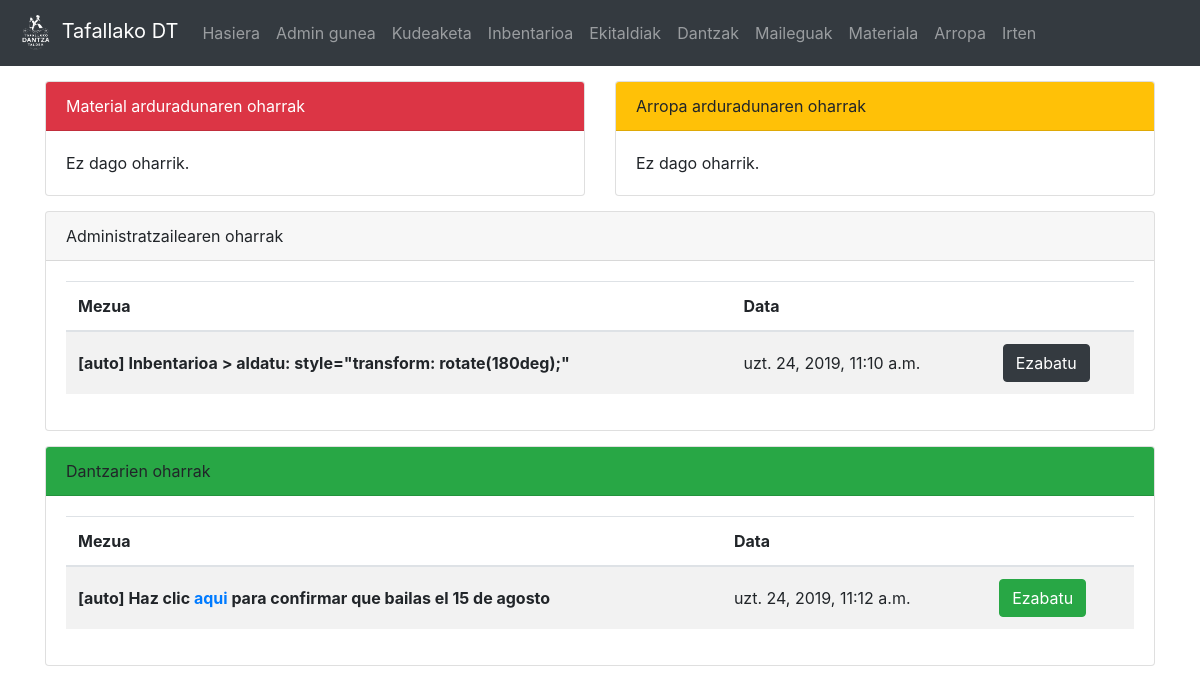
The app's page / (signed in), older data.
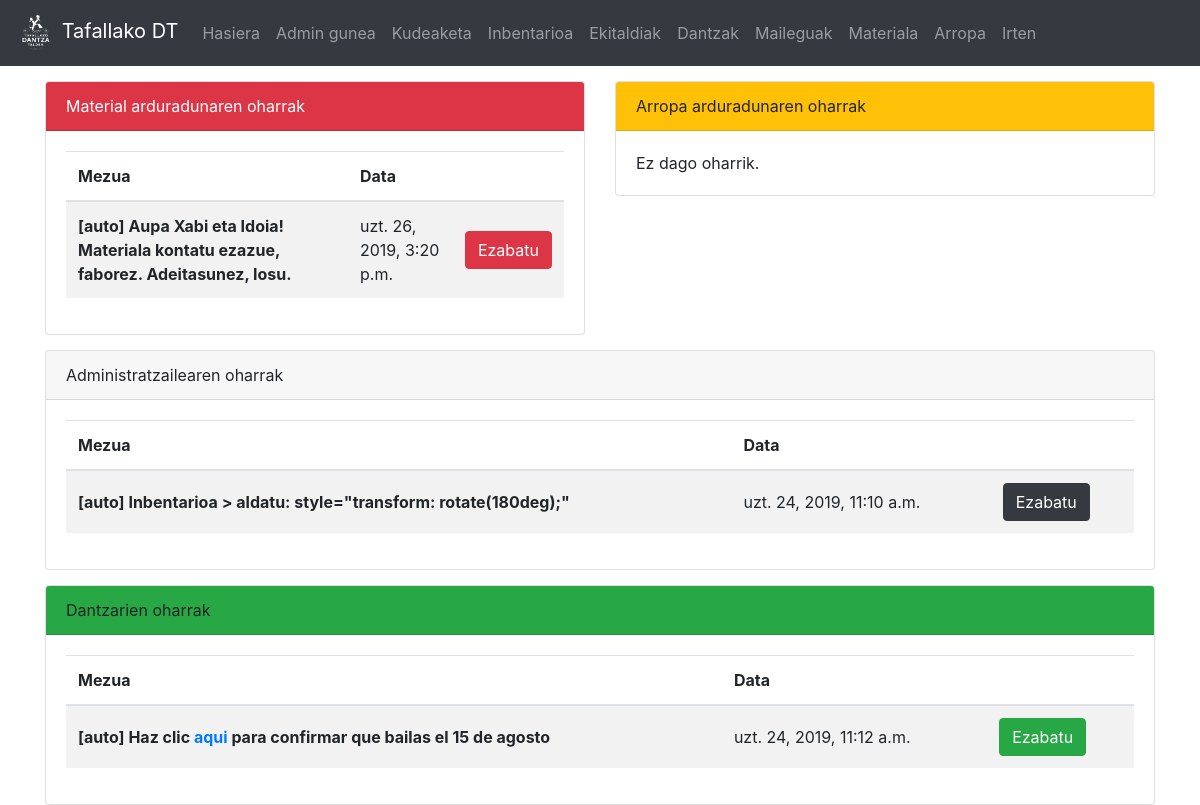
The same page, newer data.
### dantza/models.py (models this page shows, shortened)
class Oharra(models.Model):
	mezua = models.CharField(max_length=200)
	igorlea = models.CharField(max_length=100, default="auto")
	hartzailea = models.CharField(max_length=10, choices = HARTZAILEA)
	data = models.DateTimeField('Oharraren data')
	def __str__(self):
		return "[" + self.igorlea + "] " + self.mezua

### dantza/views.py (the view)
# urls.py: path('', views.index, name = 'index'),
def index(request):
	if 'd' in request.GET:
		delete = request.GET['id']
		Oharra.objects.get(pk=delete).delete()
		return HttpResponseRedirect('/')
	if request.user.is_authenticated:
		if Dantzaria.objects.filter(user=request.user).exists():
			d = Dantzaria.objects.get(user=request.user)
			o_list = Oharra.objects.all()
			return render(request,'dantza/index.html', {'mezuak':o_list})
		else:
			return render(request,'dantza/index.html', {'err':'Ez duzu erregistroa amaitu, sakatu <a href="/signup_end">hemen</a> amaitzeko'})
	return render(request,'dantza/index.html', {})

### dantza/templatetags/auth_extras.py (called while the page is built)
@register.filter(name='has_group')
def has_group(user, group_name):
    return user.groups.filter(name=group_name).exists()

@register.filter(name='messages_for')
def message_for(list,p):
	return list.filter(hartzailea=p)

### templates/dantza/index.html (shortened to what the changed rows need)
{% extends "dantza/base.html" %}
{% block edukia %}
<div class="container">
{% if request.user.is_authenticated %}
	{% load auth_extras %}
	<div class="row">
		{% if request.user|has_group:"material_arduradunak" %}
			<div class="col" style="margin-top: 15px">
				<div class="card">
					<div class="card-header bg-danger" style="color: white">Material arduradunaren oharrak</div>
					<div class="card-body">
						{% if mezuak and mezuak|messages_for:'MA' %}
							<div class="table-responsive">
								<table class="table table-hover table-striped">
								  <thead>
									<tr>
									  <th scope="col">Mezua</th>
									  <th scope="col">Data</th>
									  <th scope="col"></th>
									</tr>
								  </thead>
								  <tbody>
									{% for m in mezuak|messages_for:'MA' %}
											<tr>
											  <th scope="row" style="vertical-align:middle;">{{ m }}</th>
											  <td style="vertical-align:middle;">{{ m.data }}</td>
											  <td style="vertical-align:middle;">
												  <a class="btn btn-danger" href="?d&id={{ m.pk }}">Ezabatu</a>
											  </td>
										  </tr>
									{% endfor %}
									</tbody>
								</table>
							</div>
						{% else %}
							Ez dago oharrik.
						{% endif %}
					</div>
				</div>
			</div>
		{% endif %}
		{% if request.user.is_superuser %}
			<div class="col-12" style="margin-top: 15px">
				<div class="card">
					<div class="card-body">
						{% if mezuak and mezuak|messages_for:'AD' %}
							<div class="table-responsive">
								<table class="table table-hover table-striped">
								  <thead>
									<tr>
									  <th scope="col">Mezua</th>
									  <th scope="col">Data</th>
									  <th scope="col"></th>
									</tr>
								  </thead>
								  <tbody>
									{% for m in mezuak|messages_for:'AD' %}
											<tr>
											  <th scope="row" style="vertical-align:middle;">{{ m | safe }}</th>
											  <td style="vertical-align:middle;">{{ m.data }}</td>
											  <td style="vertical-align:middle;">
												  <a class="btn btn-dark" href="?d&id={{ m.pk }}">Ezabatu</a>
											  </td>
										  </tr>
									{% endfor %}
									</tbody>
								</table>
							</div>
						{% else %}
							Ez dago oharrik.
						{% endif %}
					</div>
				</div>
			</div>
		{% endif %}
		<div class="col-12" style="margin-top: 15px">
			<div class="card">
				<div class="card-body">
					{% if mezuak and mezuak|messages_for:'DT' %}
						<div class="table-responsive">
							<table class="table table-hover table-striped">
							  <thead>
								<tr>
								  <th scope="col">Mezua</th>
								  <th scope="col">Data</th>
								  {% if request.user.is_superuser %}
								  	<th scope="col"></th>
								  {% endif %}
								</tr>
							  </thead>
							  <tbody>
								{% for m in mezuak|messages_for:'DT' %}
										<tr>
										  <th scope="row" style="vertical-align:middle;">{{ m | safe }}</th>
										  <td style="vertical-align:middle;">{{ m.data }}</td>
										  {% if request.user.is_superuser %}
										  <td style="vertical-align:middle;">
											  <a class="btn btn-success" href="?d&id={{ m.pk }}">Ezabatu</a>
										  </td>
										  {% endif %}
									  </tr>
								{% endfor %}
								</tbody>
							</table>
						</div>
					{% else %}
						Ez dago oharrik.
					{% endif %}
				</div>
			</div>
		</div>
	</div>
{% endif %}
</div>
{% endblock edukia %}

Row changes from the older to the newer data that the page shows:
added Oharra: igorlea+mezua "[auto] Aupa Xabi eta Idoia! Materiala kontatu ezazue, faborez. Adeitasunez, Iosu.", data "uzt. 26, 2019, 3:20 p.m."
Text that changed along with them:
text no longer shown: "Ez dago oharrik."
text now shown: "Mezua Data"
